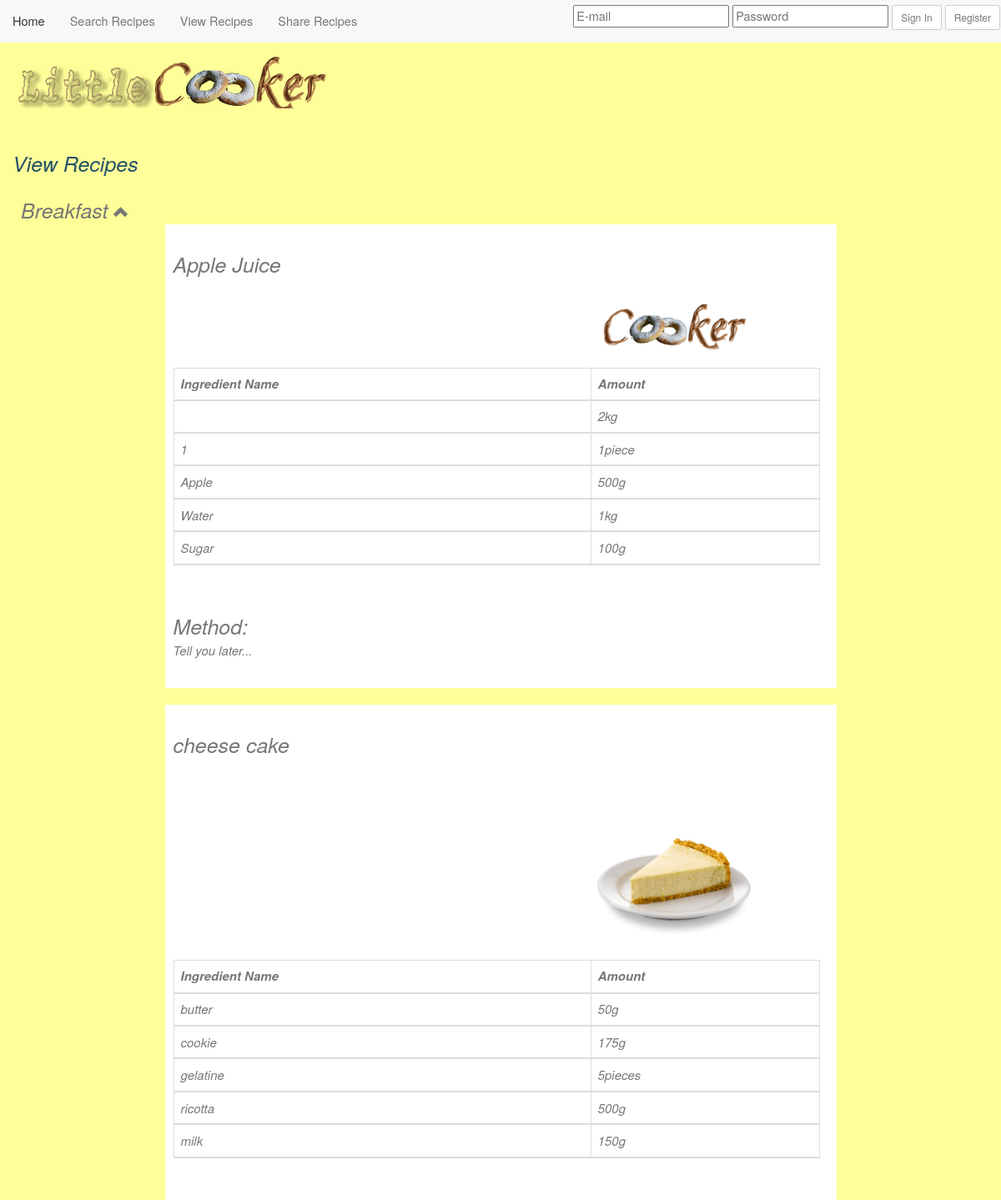
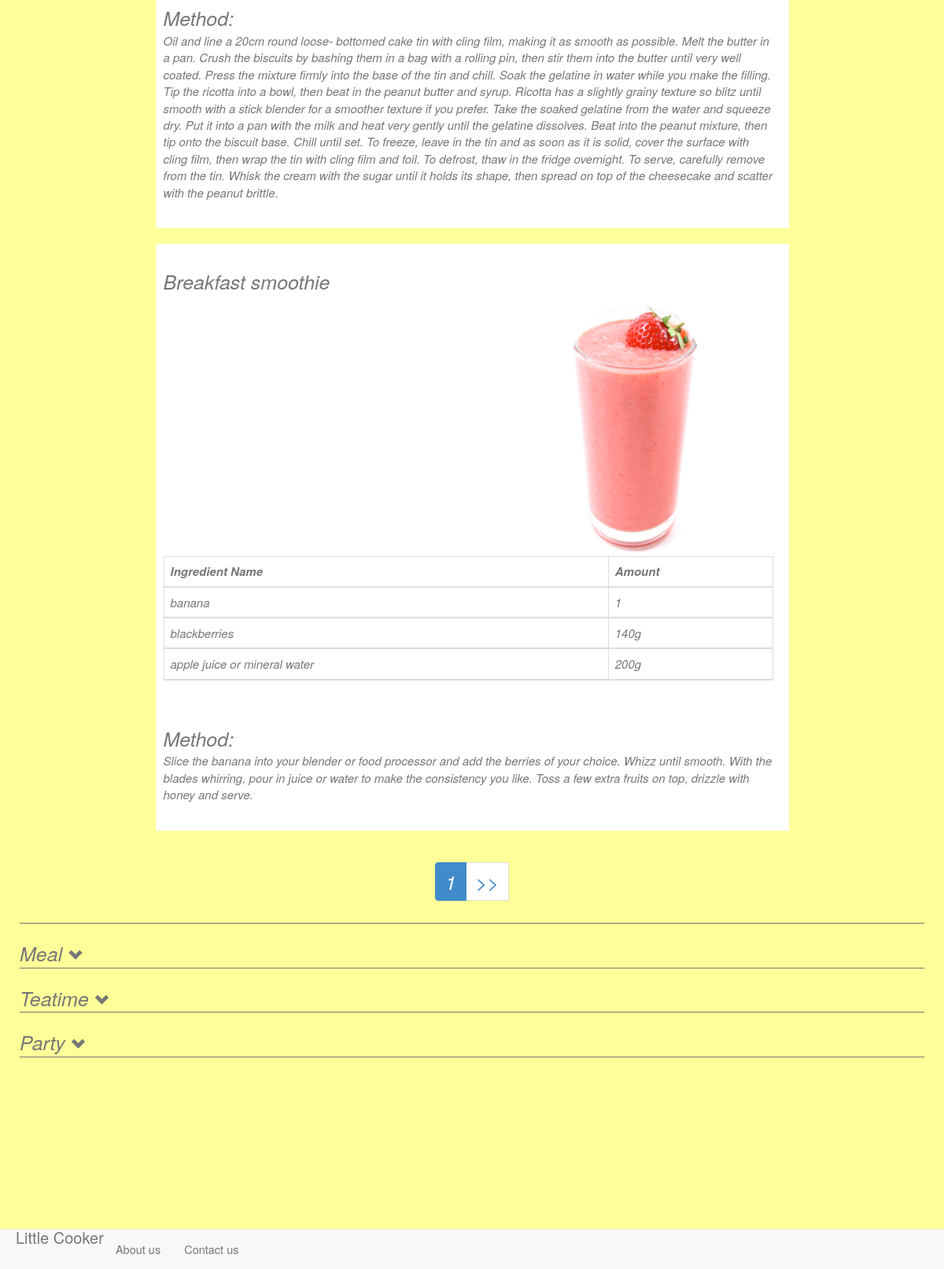
/recipeView.php?&&&Breakfast=0, run on the app's committed database (2 pictures, top to bottom).
### tables this page shows
CREATE TABLE `recipes` (
  `id` int(11) NOT NULL AUTO_INCREMENT,
  `name` varchar(100) NOT NULL,
  `occasion` enum('Breakfast','Meal','Teatime','Party') DEFAULT NULL,
  `method` text,
  `user` int(11) DEFAULT NULL,
  PRIMARY KEY (`id`)
);

CREATE TABLE `ingredients` (
  `id` int(10) unsigned NOT NULL AUTO_INCREMENT,
  `name` varchar(255) NOT NULL,
  `type` enum('vegetable','fruit','meat','diary','snack','condiment') NOT NULL,
  PRIMARY KEY (`id`)
);

CREATE TABLE `recipesingredients` (
  `id` int(10) unsigned NOT NULL AUTO_INCREMENT,
  `recipe` int(11) NOT NULL,
  `ingredient` int(11) NOT NULL,
  `created_at` timestamp NOT NULL DEFAULT '0000-00-00 00:00:00',
  `updated_at` timestamp NOT NULL DEFAULT '0000-00-00 00:00:00',
  `amount` varchar(100) DEFAULT NULL,
  PRIMARY KEY (`id`),
  KEY `recipesingredients_recipe_index` (`recipe`)
);

### developper/show.php (the view, shortened to what this page needs)
<?php
function show($object,$index,$no,$pag,$url){
        $dsn= database::connect();
        $result=$dsn->query("SELECT * FROM `recipes` WHERE $object");
        $row = $result->fetchALL();
        $n=sizeof($row);
        $limit=3;
        $totalpage=floor(($n-1)/$limit)+1;
        $page=$no;
        if($page){
            $start=($page-1)*$limit;
        }
        else{
            $start=0;$page=1;
        }
        if($start+$limit<=$n){$fin=$start+$limit;}else{$fin=$n;};
            for($i=$start;$i<$fin;$i++ ){
                echo "<div class='recipe'>";
                $id=$row[$i]['id'];
                echo $row[$i]['name'];
                if(file_exists("recipeimg/".$id.".png")){
                    echo "<img class='img-circle' src='recipeimg/$id.png'>";
                }else{
                    echo"<img class='img-circle' src='recipeimg/cooker.png'>";
                }
                $id=$row[$i]['id'];
                $ing=$dsn->query("SELECT * FROM `recipesingredients` WHERE `recipe`='$id' ");
                echo"<table class='ingredient table table-bordered'><thead><tr><th>Ingredient Name</th><th>Amount</th><tr><thead>";
                $rowing=$ing->fetchALL();
                for($j=0;$j<sizeof($rowing);$j++){
                    $id=$rowing[$j]['ingredient'];
                    $ingname=$dsn->query("SELECT * FROM `ingredients` WHERE `id`='$id' ");
                    $name=$ingname->fetch(PDO::FETCH_ASSOC);
                    echo"<tr><td>";
                    echo $name['name'];
                    echo"</td><td>";
                    echo $rowing[$j]['amount'];
                    echo"</td></tr>";
                };
                echo"</table><br>Method:<br>";
                echo "<p class='method'>";
                echo $row[$i]["method"];
                echo '</p>';
                echo "</div>";
            };
            $pagination="";
            if($totalpage>1){
                $pagination.="<div class='text-center'><ul class='pagination'>";
                $pagination.="<li class='active'><a href='$url$index=$page&$pag'>$page</a></li>";
                if($page<$totalpage){
                    $pagination.="<li><a href='$url$index=$totalpage&$pag'>>></a><li>";
                }
                $pagination.="</ul></div>";
            }
            echo $pagination;
    }
?>

### css/perso.css (style rules this page uses)
body { font-size: 14px; background-color: #FFFF99; }
.jumbotron .ingredient { font-size:18px; width:100%; text-align: left; color:#777777; }
.jumbotron a { text-decoration: underline; font-style: italic; color:#8a6d3b; }
.recipe { padding:30px 20px 20px 10px; margin-left:auto; margin-right:auto; margin-bottom: 20px; width:70%; background: white; color:#777777; font-size:25px; }
.recipe .ingredient { font-size:15px; width:100%; text-align: left; color:#777777; }
.recipe .method { font-size:15px; color:#777777; }
.occasion a { color:inherit; }
.img-circle { margin-left: 500px; width:200px; }

### data on the page
recipes: name "Apple Juice", method "Tell you later..."
recipesingredients: amount "2kg"
ingredients: name "1"
recipesingredients: amount "1piece"
ingredients: name "Apple"
recipesingredients: amount "500g"
ingredients: name "Water"
recipesingredients: amount "1kg"
ingredients: name "Sugar"
recipesingredients: amount "100g"
recipes: name "cheese cake", shows a picture, method "Oil and line a 20cm round loose- bottomed cake tin with cling film, making it as smooth as possible. Melt the butter in a pan. Crush the biscuits by bashing them in a bag with a rolling pin, then stir them into the butter until very well coated. Press the mixture firmly into the base of the tin and chill. Soak the gelatine in water while you make the filling. Tip the ricotta into a bowl, then beat in the peanut butter and syrup. Ricotta has a slightly grainy texture so blitz until smooth with a stick blender for a smoother texture if you prefer. Take the soaked gelatine from the water and squeeze dry. Put it into a pan with the milk and heat very gently until the gelatine dissolves. Beat…"
ingredients: name "butter"
recipesingredients: amount "50g"
ingredients: name "cookie"
recipesingredients: amount "175g"
ingredients: name "gelatine"
recipesingredients: amount "5pieces"
ingredients: name "ricotta"
recipesingredients: amount "500g"
ingredients: name "milk"
recipesingredients: amount "150g"
recipes: name "Breakfast smoothie", shows a picture, method "Slice the banana into your blender or food processor and add the berries of your choice. Whizz until smooth. With the blades whirring, pour in juice or water to make the consistency you like. Toss a few extra fruits on top, drizzle with honey and serve."
ingredients: name "banana"
recipesingredients: amount "1"
ingredients: name "blackberries"
recipesingredients: amount "140g"
ingredients: name "apple juice or mineral water"
recipesingredients: amount "200g"

### other printed values
$str "Breakfast"
$page "1"
$str "Meal Teatime Party"
